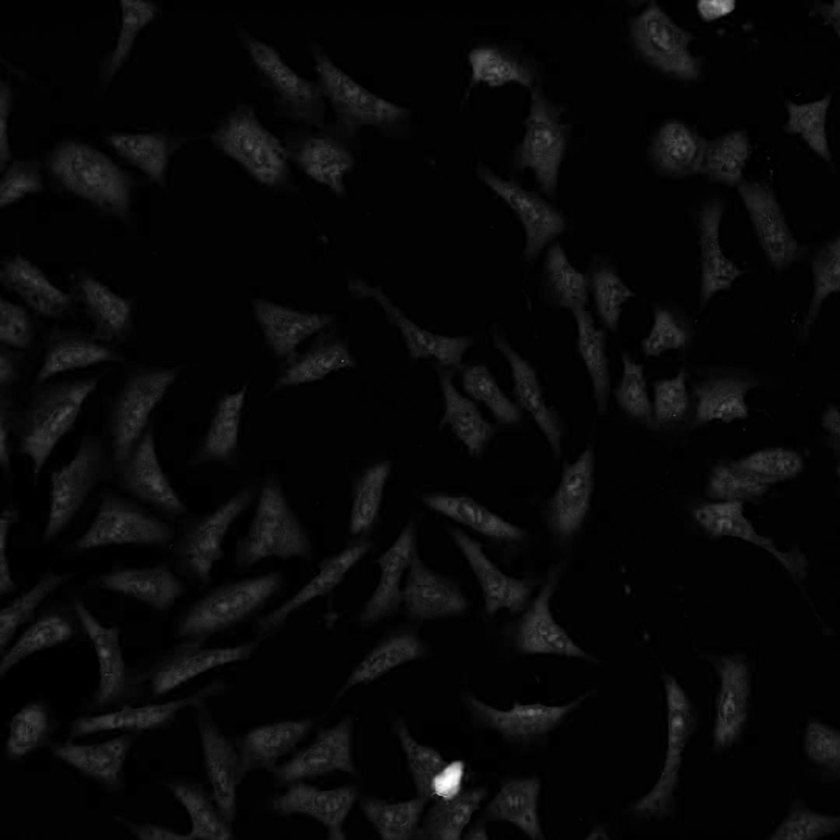
#> input picture Data/02_01_myImageB.tif, 840 x 840 px, shrunk from 1080 x 1080 before the run, given in place of SIMCEPImages_A23_C96_F1_s19_1_real.TIF, which was not available
$ jupyter execute --allow-errors AnalysisOfMicrographs.ipynb   (text cells are left out)
#> lines starting #> are read from the running program, lines starting #| are printed output that depends on the picture; pictures that were not available may be replaced by others from this repository, and a replacement may not be noted
[cell 1]
# sources
# https://bbbc.broadinstitute.org/BBBC005
# https://bbbc.broadinstitute.org/search/synthetic%20cells?
# https://www.geeksforgeeks.org/distance-transformation-in-image-python-opencv/
# https://www.geeksforgeeks.org/how-to-adjust-the-position-of-a-matplotlib-colorbar/
# https://opencv24-python-tutorials.readthedocs.io/en/latest/py_tutorials/py_imgproc/py_watershed/py_watershed.html
# https://scikit-image.org/docs/stable/auto_examples/segmentation/plot_watershed.html
# https://stackoverflow.com/questions/70361424/extract-white-regions-from-binary-images
# https://docs.scipy.org/doc/scipy/reference/generated/scipy.ndimage.binary_fill_holes.html
# https://www.tutorialspoint.com/how-to-compute-the-area-and-perimeter-of-an-image-contour-using-opencv-python
# https://www.youtube.com/watch?v=WQpXS9gBEu8

# data source
# Synthetic cells, Accession number BBBC005 · Version 1
# A. Lehmussola, P. Ruusuvuori, J. Selinummi, H. Huttunen and O. Yli-Harja,
# "Computational Framework for Simulating Fluorescence Microscope Images With Cell Populations,"
# in IEEE Transactions on Medical Imaging, vol. 26, no. 7, pp. 1010-1016, July 2007, doi: 10.1109/TMI.2007.896925.
#
# A. Lehmussola, P. Ruusuvuori, J. Selinummi, T. Rajala and O. Yli-Harja,
# "Synthetic Images of High-Throughput Microscopy for Validation of Image Analysis Methods,"
# in Proceedings of the IEEE, vol. 96, no. 8, pp. 1348-1360, Aug. 2008, doi: 10.1109/JPROC.2008.925490.

# import modules
import cv2
from matplotlib import cm
from matplotlib import pyplot as plt
import matplotlib.pyplot as plt
from mpl_toolkits.axes_grid1 import make_axes_locatable
import numpy as np
from scipy import ndimage

# define filenames and parameters
# fileName           = "SIMCEPImages_A23_C96_F1_s19_w1.TIF"
fileName          = "SIMCEPImages_A23_C96_F1_s19_1_real.TIF"
cellCountTruth     = int(fileName[fileName.find('_C')+2:fileName.find('_F')])
myThresholdValue   = 70

myImage            = cv2.imread('./ModulesExternal/Data/' + fileName)
#> myImage is the input picture: shape (840, 840, 3); min 0, max 255, mean 8.1
myImageGray        = cv2.cvtColor(myImage, cv2.COLOR_BGR2GRAY)
# ret, thresh        = cv2.threshold(gray, 0, 1, cv2.THRESH_BINARY+cv2.THRESH_OTSU)
# fill holes

myImageThresholded                                = np.zeros(myImageGray.shape)
myImageThresholded[myImageGray > myThresholdValue] = 1
myImageThresholded                                = ndimage.binary_fill_holes(myImageThresholded).astype(int)

fig, ax            = plt.subplots(figsize = (15, 7))
im                 = ax.imshow(myImageThresholded, cmap = cm.coolwarm)
divider            = make_axes_locatable(ax)
cax                = divider.new_vertical(size = "5%", pad = 0.3, pack_start = True)
fig.add_axes(cax)
cbar               = fig.colorbar(im, cax = cax, ticks = [-1, 0, 1], orientation = 'horizontal')
TitleString = "\"Synthetic cells\": Binary Mask\n"
plt.title(TitleString, fontweight="bold", fontsize = 16, y = 22.3)
plt.suptitle("File: " + fileName, fontsize = 10, y = 0.91)
ax.set_xlabel("binary mask value")

ax.set_xlabel("binary mask color scheme")
ax.set_xticks([])
ax.set_yticks([])
plt.show()
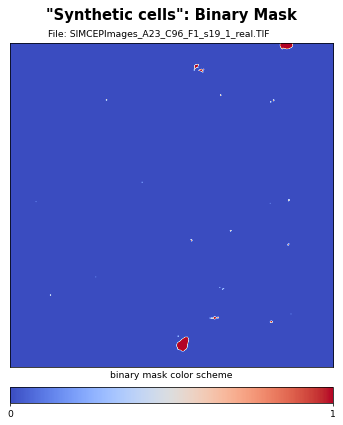
#> figure drawn by matplotlib, 2 panels

[cell 2]
# sources
# https://www.kaggle.com/code/voglinio/separating-nuclei-masks-using-convexity-defects
# https://stackoverflow.com/questions/32401806/get-mask-from-contour-with-opencv
# https://stackoverflow.com/questions/50591442/convert-3-dim-image-array-to-2-dim
# https://www.tutorialspoint.com/how-to-compute-the-area-and-perimeter-of-an-image-contour-using-opencv-python


# import modules
import cv2
import numpy as np
import matplotlib.pyplot as plt
from skimage.measure import regionprops
import ModulesOwn.A_Groundwork as Groundwork

# https://de.mathworks.com/matlabcentral/answers/43435-i-couldn-t-understand-convex-area
# prop.convex_area / prop.filled_area
# convex_area (convex hull): the smallest region that satisfy two conditions: (1) it is convex (2) it contains the original region.
# => The ratio increases the less convex the area is (multiple nuclei)

dictThresholdValues                 = {}
dictThresholdValues["1Cell"]        = 0
dictThresholdValues["2CellCluster"] = 1.05
dictThresholdValues["3CellCluster"] = 1.2
#> (the rest of this cell did not finish here and is left out)

[cell 3]
# sources
# https://www.kaggle.com/code/voglinio/separating-nuclei-masks-using-convexity-defects
# https://stackoverflow.com/questions/32401806/get-mask-from-contour-with-opencv
# https://stackoverflow.com/questions/50591442/convert-3-dim-image-array-to-2-dim
# https://www.tutorialspoint.com/how-to-compute-the-area-and-perimeter-of-an-image-contour-using-opencv-python


print("-" * 27, end = '\n')
print("     Number of Cells")
print("-" * 27, end = '\n')
#> (the rest of this cell did not finish here and is left out)

[cell 4]
# source
# https://www.geeksforgeeks.org/distance-transformation-in-image-python-opencv/


# import modules
import cv2
import numpy as np

distTransform = cv2.distanceTransform(myImageThresholded.astype(np.uint8), cv2.DIST_L2, 3)
fig, ax = plt.subplots(figsize = (15, 7))
im      = ax.imshow(distTransform, cmap = cm.coolwarm)
divider = make_axes_locatable(ax)
cax     = divider.new_vertical(size = "5%",
                           pad = 0.3,
                           pack_start = True)
ax.set_title("Distance Transform of\n" + fileName)
ax.set_xticks([])
ax.set_yticks([])
plt.show()
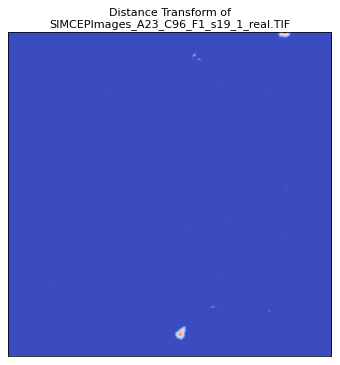
#> figure drawn by matplotlib, 1 panel

[cell 5]
# sources
# https://www.geeksforgeeks.org/distance-transformation-in-image-python-opencv/
# https://gist.github.com/jgomezdans/402500
# https://scikit-image.org/docs/stable/auto_examples/segmentation/plot_watershed.html
# https://stackoverflow.com/questions/31054352/applying-matplotlib-color-map-to-opencv-image
# https://stackoverflow.com/questions/40895785/using-opencv-to-overlay-transparent-image-onto-another-image
# https://stackoverflow.com/questions/60765915/python-opencv-floodfill-function-strange-type-errors
# https://stackoverflow.com/questions/70251361/imextendedmin-and-imimposemin-functions-in-python-for-watershed-seeds-from-dista


# import modules
import codecs, json
import cv2
from matplotlib import cm
import matplotlib.pyplot as plt
import numpy as np
from PIL import Image
from scipy import ndimage
from skimage.segmentation import watershed


distTransform_t = ndimage.distance_transform_edt(myImageThresholded.astype(np.uint8))
# plt.imshow(distTransform_t)
waterShedValues = watershed(- distTransform_t)

#> (the rest of this cell did not finish here and is left out)

[cell 6]
# sources
# https://www.kaggle.com/code/voglinio/separating-nuclei-masks-using-convexity-defects
# https://stackoverflow.com/questions/32401806/get-mask-from-contour-with-opencv
# https://stackoverflow.com/questions/50591442/convert-3-dim-image-array-to-2-dim
# https://www.tutorialspoint.com/how-to-compute-the-area-and-perimeter-of-an-image-contour-using-opencv-python
# https://pynative.com/python-list-files-in-a-directory/

# data source
# Synthetic cells, Accession number BBBC005 · Version 1
# A. Lehmussola, P. Ruusuvuori, J. Selinummi, H. Huttunen and O. Yli-Harja,
# "Computational Framework for Simulating Fluorescence Microscope Images With Cell Populations,"
# in IEEE Transactions on Medical Imaging, vol. 26, no. 7, pp. 1010-1016, July 2007, doi: 10.1109/TMI.2007.896925.
#
# A. Lehmussola, P. Ruusuvuori, J. Selinummi, T. Rajala and O. Yli-Harja,
# "Synthetic Images of High-Throughput Microscopy for Validation of Image Analysis Methods,"
# in Proceedings of the IEEE, vol. 96, no. 8, pp. 1348-1360, Aug. 2008, doi: 10.1109/JPROC.2008.925490.

# import modules
import cv2
import numpy as np
import matplotlib.pyplot as plt
import os
from skimage.measure import regionprops
import ModulesOwn.A_Groundwork as Groundwork
import matplotlib.pyplot as plt
import numpy as np

xpoints = []
ypoints = []

dictThresholdValues                 = {}
dictThresholdValues["1Cell"]        = 0
dictThresholdValues["2CellCluster"] = 1.05
dictThresholdValues["3CellCluster"] = 1.2
myThresholdValue                    = 70

res = []
dir_path = './DataExternalSyntheticCells'

for path in os.listdir(dir_path):
    if os.path.isfile(os.path.join(dir_path, path)):
        res.append(path)

#> (the rest of this cell did not finish here and is left out)

[cell 7]
# import required libraries
import cv2
import numpy as np

# sources
# https://www.kaggle.com/code/voglinio/separating-nuclei-masks-using-convexity-defects
# https://de.mathworks.com/matlabcentral/answers/43435-i-couldn-t-understand-convex-area
# https://stackoverflow.com/questions/32401806/get-mask-from-contour-with-opencv
# https://stackoverflow.com/questions/50591442/convert-3-dim-image-array-to-2-dim
# https://www.tutorialspoint.com/how-to-compute-the-area-and-perimeter-of-an-image-contour-using-opencv-python
# https://www.tutorialspoint.com/how-to-fit-the-ellipse-to-an-object-in-an-image-using-opencv-python

# import modules
import cv2
import numpy as np
import matplotlib.pyplot as plt
from skimage.measure import regionprops

fileName          = "SIMCEPImages_A23_C96_F1_s02_w1.TIF"
cellCountTruth     = int(fileName[fileName.find('_C')+2:fileName.find('_F')])
myThresholdValue   = 70

myImage            = cv2.imread('./DataExternalSyntheticCells/' + fileName)
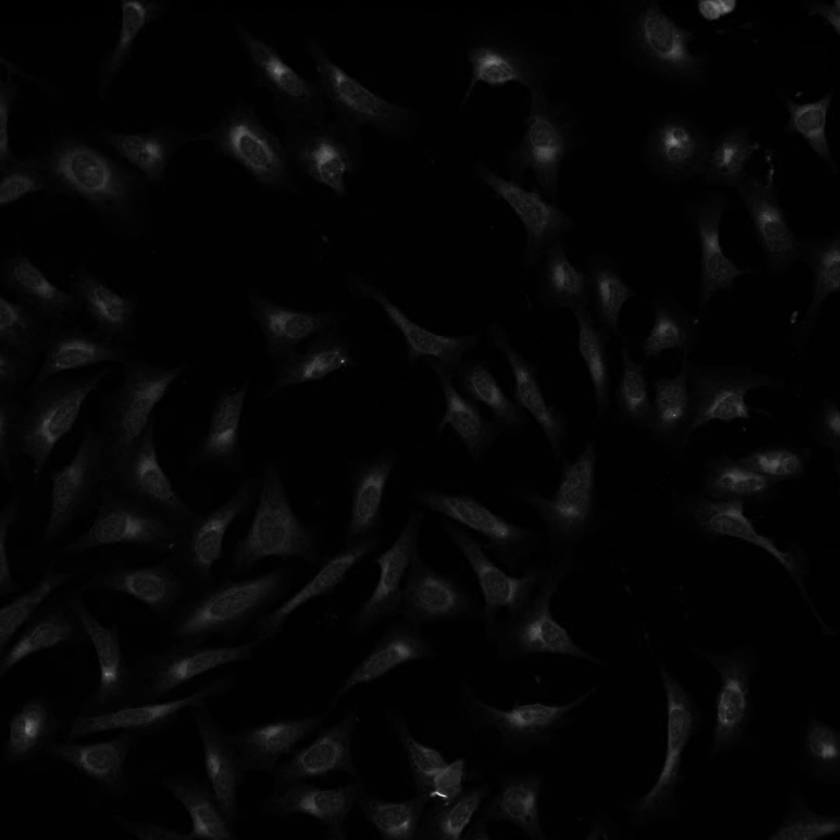
#> input picture Data/02_01_myImageG.tif, 840 x 840 px, shrunk from 1080 x 1080 before the run, given in place of SIMCEPImages_A23_C96_F1_s02_w1.TIF, which was not available
#> myImage is the input picture: shape (840, 840, 3); min 0, max 213, mean 5.6
myImageGray        = cv2.cvtColor(myImage, cv2.COLOR_BGR2GRAY)

myImageThresholded                                = np.zeros(myImageGray.shape)
myImageThresholded[myImageGray > myThresholdValue] = 1
myImageThresholded                                = ndimage.binary_fill_holes(myImageThresholded).astype(int)

cellCount           = 0
contours, hierarchy = cv2.findContours(myImageThresholded.astype(np.uint8), 1, 2)
myMaskContoursAll   = np.zeros(myImage.shape)
numberOfObjects     = len(contours)
list_multicore      = []

#> (the rest of this cell did not finish here and is left out)
